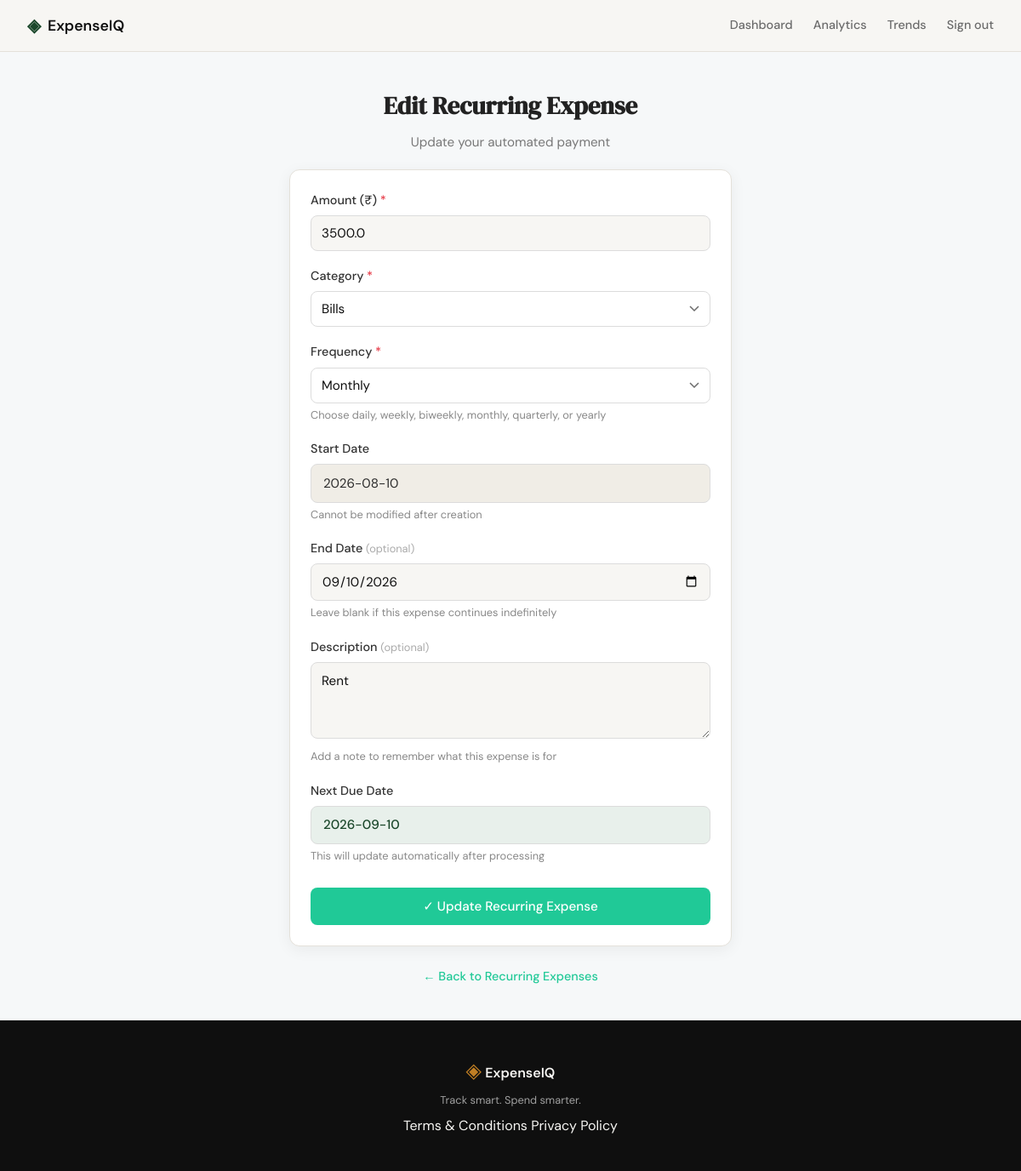
Screenshot of /recurring/1/edit (signed in) with the database file from the repository.
### tables this page shows
CREATE TABLE recurring_expenses (
            id INTEGER PRIMARY KEY AUTOINCREMENT,
            user_id INTEGER NOT NULL REFERENCES users(id),
            amount REAL NOT NULL,
            category TEXT NOT NULL,
            description TEXT,
            frequency TEXT NOT NULL,
            start_date TEXT NOT NULL,
            end_date TEXT,
            next_due_date TEXT NOT NULL,
            is_active BOOLEAN DEFAULT 1,
            created_at TEXT DEFAULT (datetime('now')),
            updated_at TEXT DEFAULT (datetime('now'))
        );

### routes/expenses.py (the view, shortened to what this page needs)
@expense_bp.route("/recurring/<int:id>/edit", methods=["GET", "POST"])
def edit_recurring_expense(id):
    if not session.get("user_id"):
        return redirect(url_for("auth.login"))
    recurring = get_recurring_expense_by_id(id, session["user_id"])
    if recurring is None:
        abort(404)
    if request.method == "GET":
        return render_template(
            "edit_recurring_expense.html",
            recurring=recurring,
            categories=CATEGORIES,
            frequencies=["daily", "weekly", "biweekly", "monthly", "quarterly", "yearly"],
            form={}
        )

### database/db.py (called while the page is built)
def get_db():
    conn = sqlite3.connect(DB_PATH)
    conn.row_factory = sqlite3.Row
    conn.execute("PRAGMA foreign_keys = ON")
    return conn

### database/queries.py (called while the page is built)
def get_recurring_expense_by_id(recurring_id, user_id):
    conn = get_db()
    row = conn.execute(
        "SELECT * FROM recurring_expenses WHERE id = ? AND user_id = ?",
        (recurring_id, user_id)
    ).fetchone()
    conn.close()
    return dict(row) if row else None

### templates/edit_recurring_expense.html (shortened to what this page needs)
{% extends "base.html" %}
{% block head %}
<link rel="stylesheet" href="{{ url_for('static', filename='css/add_expense.css') }}">
<link rel="stylesheet" href="{{ url_for('static', filename='css/recurring_expenses.css') }}">
{% endblock %}
{% block content %}
<section class="auth-section">
    <div class="auth-container">
        <div class="auth-header">
            <h1 class="auth-title">Edit Recurring Expense</h1>
            <p class="auth-subtitle">Update your automated payment</p>
        </div>
        <div class="auth-card">
            <form method="POST" action="{{ url_for('expenses.edit_recurring_expense', id=recurring.id) }}">
                <div class="form-group">
                    <label for="amount">Amount (₹) <span class="field-required">*</span></label>
                    <input
                        type="number"
                        id="amount"
                        name="amount"
                        class="form-input"
                        placeholder="0.00"
                        step="0.01"
                        min="0.01"
                        value="{{ recurring.amount }}"
                        required
                        autofocus>
                </div>
                <div class="form-group">
                    <label for="category">Category <span class="field-required">*</span></label>
                    <select id="category" name="category" class="form-input form-select" required>
                        {% for c in categories %}
                        <option value="{{ c }}" {% if recurring.category == c %}selected{% endif %}>
                            {{ c }}
                        </option>
                        {% endfor %}
                    </select>
                </div>
                <div class="form-group">
                    <label for="frequency">Frequency <span class="field-required">*</span></label>
                    <select id="frequency" name="frequency" class="form-input form-select" required>
                        {% for freq in frequencies %}
                        <option value="{{ freq }}" {% if recurring.frequency == freq %}selected{% endif %}>
                            {{ freq|capitalize }}
                        </option>
                        {% endfor %}
                    </select>
                    <p class="form-help">Choose daily, weekly, biweekly, monthly, quarterly, or yearly</p>
                </div>
                <div class="form-group">
                    <label>Start Date</label>
                    <div class="form-input" style="background: var(--paper-warm); color: var(--ink-soft); padding: 0.6rem 0.875rem;">
                        {{ recurring.start_date }}
                    </div>
                    <p class="form-help">Cannot be modified after creation</p>
                </div>
                <div class="form-group">
                    <label for="end_date">End Date <span class="field-optional">(optional)</span></label>
                    <input
                        type="date"
                        id="end_date"
                        name="end_date"
                        class="form-input"
                        value="{{ recurring.end_date or '' }}">
                    <p class="form-help">Leave blank if this expense continues indefinitely</p>
                </div>
                <div class="form-group">
                    <label for="description">Description <span class="field-optional">(optional)</span></label>
                    <textarea
                        id="description"
                        name="description"
                        class="form-input form-textarea"
                        placeholder="E.g., Netflix subscription, Gym membership, etc."
                        maxlength="200">{{ recurring.description or '' }}</textarea>
                    <p class="form-help">Add a note to remember what this expense is for</p>
                </div>
                <div class="form-group">
                    <label>Next Due Date</label>
                    <div class="form-input" style="background: var(--accent-light); color: var(--accent); padding: 0.6rem 0.875rem; font-weight: 500;">
                        {{ recurring.next_due_date }}
                    </div>
                    <p class="form-help">This will update automatically after processing</p>
                </div>
                <button type="submit" class="btn-submit">
                    ✓ Update Recurring Expense
                </button>
            </form>
        </div>
        <p class="auth-switch">
            <a href="{{ url_for('expenses.list_recurring_expenses') }}">← Back to Recurring Expenses</a>
        </p>
    </div>
</section>
{% endblock %}

### static/css/style.css (style rules this page uses)
:root { --ink: #0f0f0f; --ink-soft: #2d2d2d; --ink-muted: #6b6b6b; --ink-faint: #a0a0a0; --paper: #f7f6f3; --paper-warm: #f0ede6; --paper-card: #ffffff; --accent: #1a472a; --accent-light: #e8f0eb; --accent-2: #c17f24; --accent-2-light: #fdf3e3; --danger: #c0392b; --danger-light: #fdecea; --border: #e4e1da; --border-soft: #eeebe4; --font-display: 'DM Serif Display', Georgia, serif; --font-body: 'DM Sans', system-ui, sans-serif; --max-width: 1200px; --auth-width: 440px; --radius-sm: 6px; --radius-md: 12px; --radius-lg: 20px; }
*, *::before, *::after { box-sizing: border-box; margin: 0; padding: 0; }
html { font-size: 16px; scroll-behavior: smooth; }
body { background: var(--paper); color: var(--ink); font-family: var(--font-body); font-size: 1rem; line-height: 1.6; -webkit-font-smoothing: antialiased; }
a { color: inherit; text-decoration: none; }
.auth-section { min-height: calc(100vh - 60px - 100px); display: flex; align-items: center; justify-content: center; padding: 3rem 2rem; }
.auth-container { width: 100%; max-width: var(--auth-width); }
.auth-header { text-align: center; margin-bottom: 2rem; }
.auth-title { font-family: var(--font-display); font-size: 2rem; color: var(--ink); margin-bottom: 0.5rem; }
.auth-subtitle { font-size: 0.9rem; color: var(--ink-muted); }
.auth-card { background: var(--paper-card); border: 1px solid var(--border); border-radius: var(--radius-md); padding: 2rem; margin-bottom: 1.5rem; }
.form-group { margin-bottom: 1.25rem; }
.form-group label { display: block; font-size: 0.85rem; font-weight: 500; color: var(--ink-soft); margin-bottom: 0.4rem; }
.form-input { width: 100%; padding: 0.6rem 0.875rem; border: 1px solid var(--border); border-radius: var(--radius-sm); font-family: var(--font-body); font-size: 0.95rem; color: var(--ink); background: var(--paper); outline: none; transition: border-color 0.2s; }
.form-input::placeholder { color: var(--ink-faint); }
.btn-submit { width: 100%; padding: 0.7rem; background: var(--ink); color: var(--paper); border: none; border-radius: var(--radius-sm); font-family: var(--font-body); font-size: 0.95rem; font-weight: 500; cursor: pointer; transition: background 0.2s; margin-top: 0.5rem; }
.auth-switch { text-align: center; font-size: 0.875rem; color: var(--ink-muted); }
.auth-switch a { color: var(--accent); font-weight: 500; }

### static/css/add_expense.css (style rules this page uses)
.form-select { appearance: none; background-repeat: no-repeat; background-position: right 0.875rem center; padding-right: 2.5rem; cursor: pointer; }
.form-textarea { resize: vertical; min-height: 80px; font-family: var(--font-body); font-size: 0.9375rem; line-height: 1.5; }
.field-optional { font-size: 0.8125rem; color: var(--ink-faint); font-weight: 400; }
.auth-section { display: flex; justify-content: center; padding: 40px 20px; background: #f6f8f9; min-height: 100vh; }
.auth-container { width: 100%; max-width: 520px; }
.auth-header { text-align: center; margin-bottom: 20px; }
.auth-title { font-size: 1.8rem; font-weight: 600; color: #222; }
.auth-subtitle { font-size: 0.95rem; color: #777; margin-top: 5px; }
.auth-card { background: #fff; padding: 24px; border-radius: 12px; box-shadow: 0 4px 18px rgba(0,0,0,0.06); }
.form-group { margin-bottom: 18px; }
.form-group label { display: block; font-size: 0.9rem; font-weight: 500; margin-bottom: 6px; color: #333; }
.form-input { width: 100%; padding: 10px 12px; border: 1px solid #dcdcdc; border-radius: 8px; font-size: 0.95rem; outline: none; transition: 0.2s; }
.form-select { appearance: none; background: #fff; cursor: pointer; background-repeat: no-repeat; background-position: right 12px center; padding-right: 35px; }
.form-textarea { resize: vertical; min-height: 90px; }
.form-help { font-size: 0.8rem; color: #888; margin-top: 4px; }
.field-required { color: #e63946; }
.field-optional { color: #aaa; font-size: 0.8rem; }
.btn-submit { width: 100%; background: #20c997; color: white; border: none; padding: 12px; font-size: 0.95rem; border-radius: 8px; font-weight: 500; cursor: pointer; transition: 0.2s; }
.auth-switch { text-align: center; margin-top: 15px; }
.auth-switch a { font-size: 0.9rem; color: #20c997; text-decoration: none; }

### rows the page displays
recurring_expenses: amount "3500.0", category "Bills", frequency "Monthly", start_date "2026-08-10", end_date "09/10/2026", description "Rent", next_due_date "2026-09-10"
